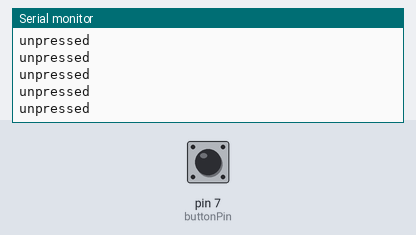
This sketch was run on a simulated Arduino Uno, built with avr-gcc and run on an emulated ATmega328P. Shown: the last lines printed to the serial monitor. The inputs (shaded band) are chosen by the test bench; at power-on: pin 7 (buttonPin) LOW. No radio packets arrive unless stated.

Above: at 1.2 s.
1.3 s: pin 7 (buttonPin) pulled HIGH for 0.15 s
At 2.8 s:
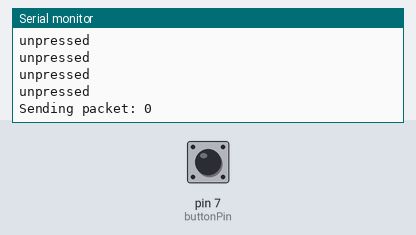
4.4 s: pin 7 (buttonPin) pulled HIGH for 3.2 s
At 7.0 s:
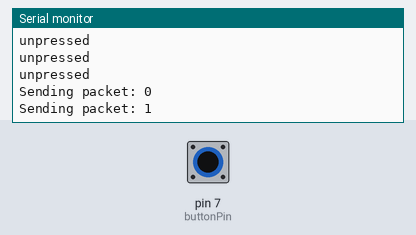
12.1 s: pin 7 (buttonPin) pulled HIGH for 1 s
At 13.6 s:
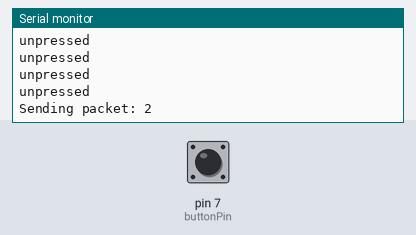
16.1 s: pin 7 (buttonPin) pulled HIGH for 3.2 s
At 17.8 s:
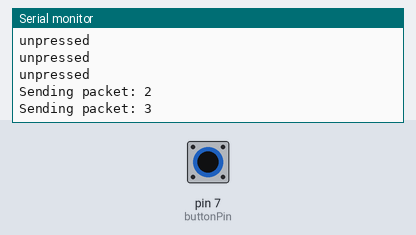
22.3 s: pin 7 (buttonPin) pulled HIGH for 0.15 s
At 23.7 s:
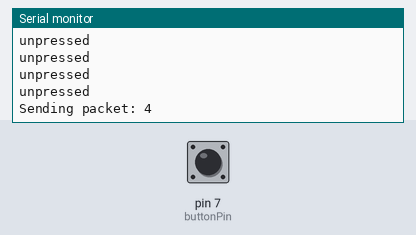
Timing chart, 0 to 25.3 s (numbered marks = the images above; inputs shaded):
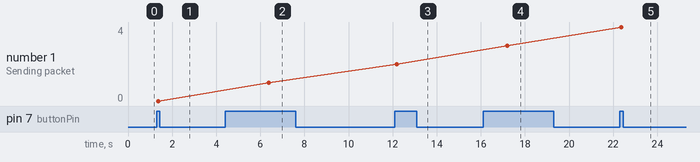

Measured:
- after the input at 1.3 s, the serial monitor: prints a new line after 0.07 s (image 1)
- after the input at 4.4 s, the serial monitor: prints a new line after 2.0 s (image 2)
- after the input at 12.1 s, the serial monitor: prints a new line after 0.08 s (image 3)
- after the input at 16.1 s, the serial monitor: prints a new line after 1.1 s (image 4)
- after the input at 22.3 s, the serial monitor: prints a new line after 0.07 s (image 5)
- plotted number 1: 0 → 1 after the input at 4.4 s, 1 → 2 after the input at 12.1 s, 2 → 3 after the input at 16.1 s, 3 → 4 after the input at 22.3 s

The sketch:

LoRaSender.ino
```cpp
#include <SPI.h>
#include <LoRa.h>

int counter = 0;
const int buttonPin = 7;
int buttonState = 0;

void setup() {
   pinMode(buttonPin, INPUT);
  Serial.begin(9600);
  while (!Serial);

  Serial.println("LoRa Sender");

  if (!LoRa.begin(915E6)) {
    Serial.println("Starting LoRa failed!");
    while (1);
  }
}

void loop() {
  buttonState = digitalRead(buttonPin);

  if (buttonState == HIGH){
  Serial.print("Sending packet: ");
  Serial.println(counter);

  // send packet
  LoRa.beginPacket();
  LoRa.print("hello ");
  LoRa.print(counter);
  LoRa.endPacket();

  counter++;

  delay(5000);
  }
  else
  Serial.println("unpressed");
}
```
